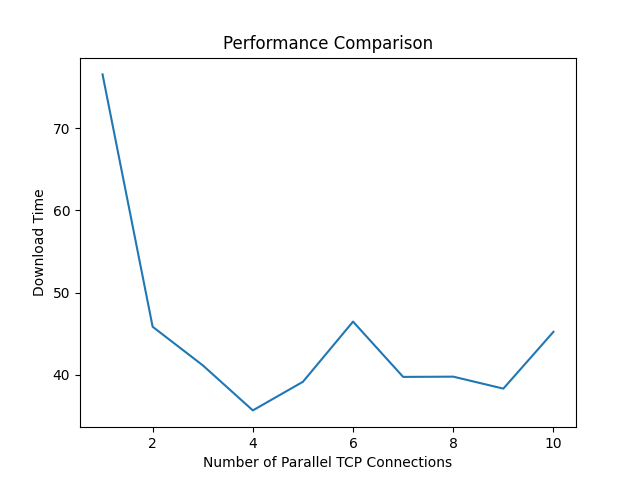

Python code for this plot:
from matplotlib import pyplot as plt
import timeit
import subprocess

numTCP = [1, 2, 3, 4, 5, 6, 7, 8, 9, 10]
times = []
chunkSize = 10239

for x in numTCP:
	print('Number of TCP Connections = {}'.format(x))
	start = timeit.default_timer()
	f = "plot" + str(x)
	subprocess.run(["python3", "Q3.py", "vayu.iitd.ac.in", "big.txt", str(chunkSize), str(x), f, "1"])
	end = timeit.default_timer()
	print("Time to Download = ", (end-start))
	print()
	times.append(end-start)

plt.figure()
plt.plot(numTCP, times)
plt.title('Performance Comparison')
plt.xlabel('Number of Parallel TCP Connections')
plt.ylabel('Download Time(s)')
plt.savefig("plot.png")
plt.show()
plt.close()